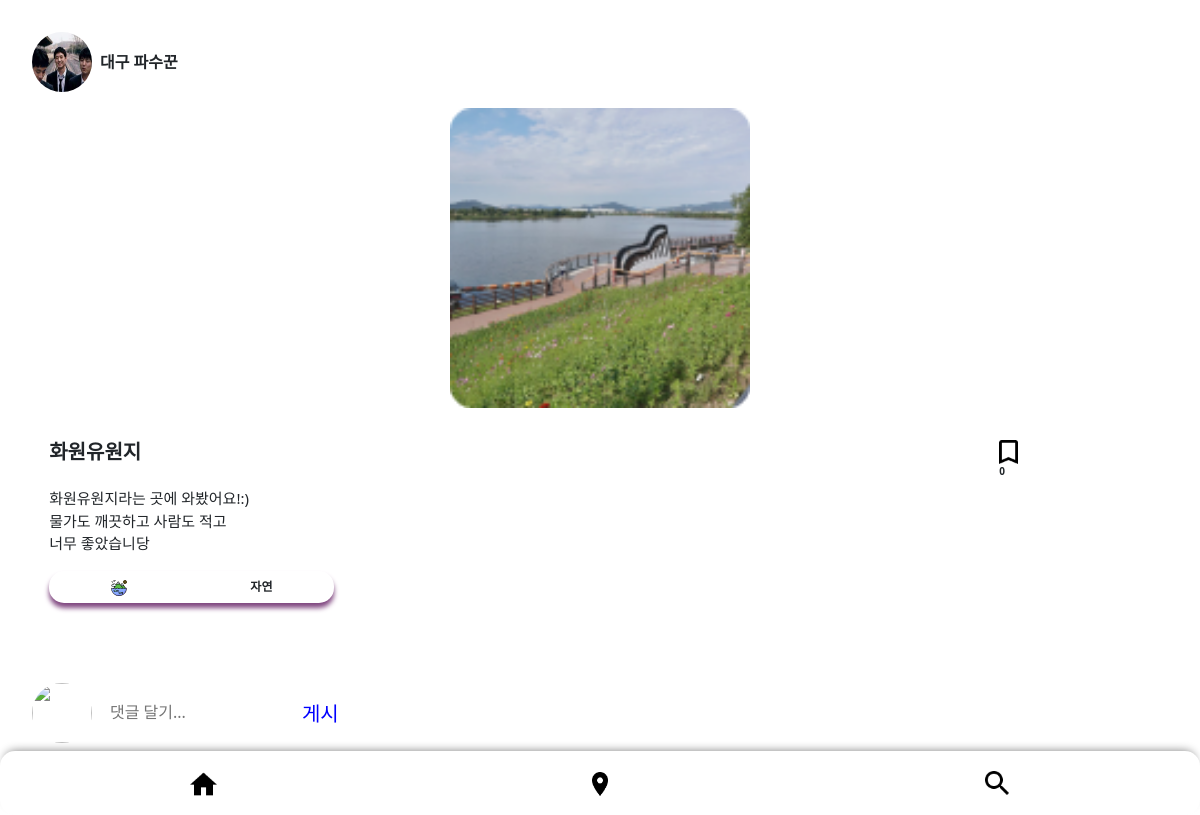
/detail/1, run on an earlier commit of the app's database.
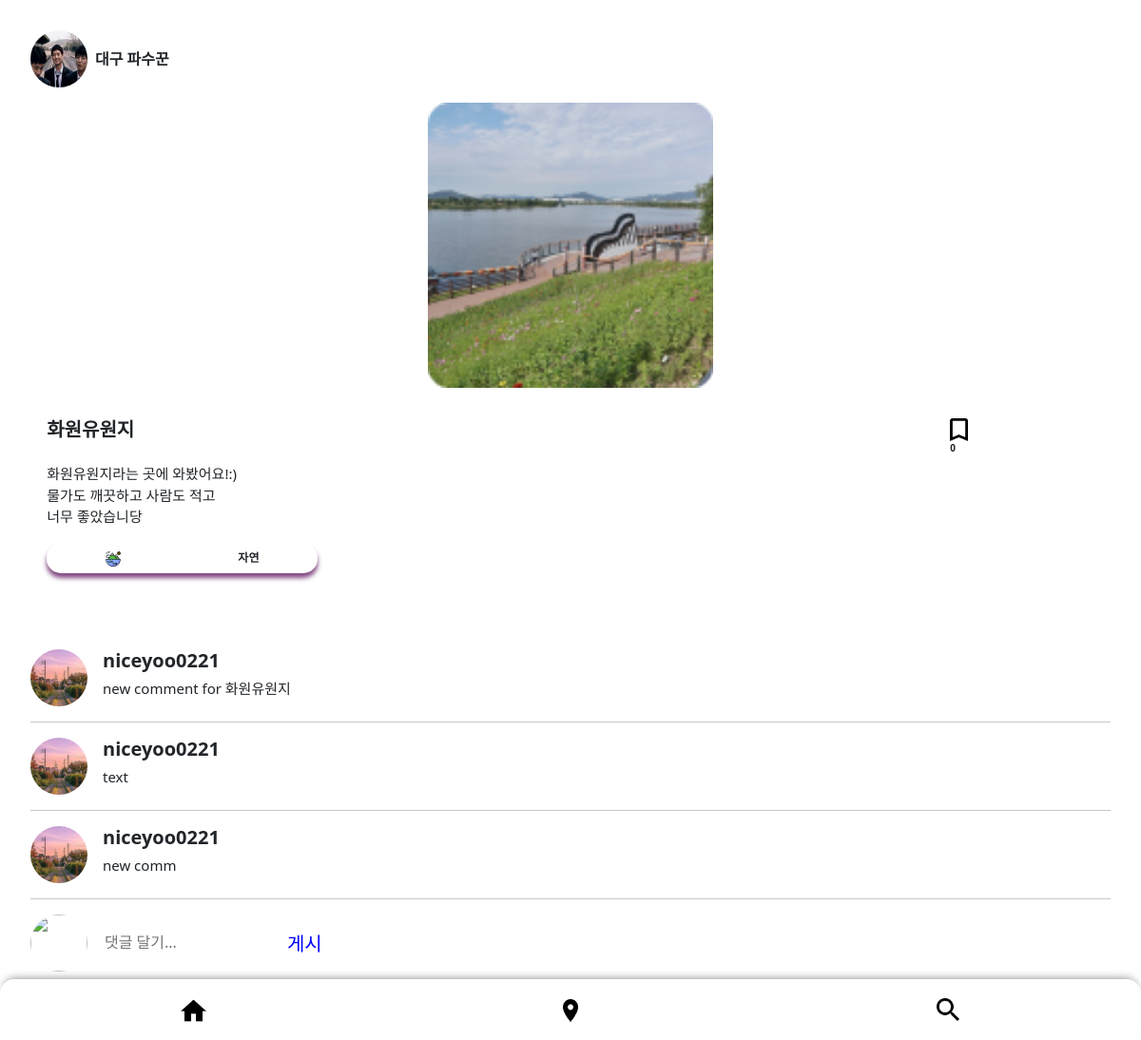
And on a later commit of the database.
### main/models.py (models this page shows, shortened)
class AdminPlace(models.Model):
    author=models.CharField(max_length=50, null=True)
    profile_img=models.ImageField(null=True)
    name=models.CharField(max_length=50)
    description=models.TextField()
    category=models.CharField(max_length=20)
    scrap_cnt=models.IntegerField(default=0)
    thumbnail=models.ImageField()
    hashtag=models.ForeignKey(HashRecommend, on_delete=models.CASCADE, null=True)

class AdminPlaceComment(models.Model):
    author=models.ForeignKey(User, on_delete=models.CASCADE)
    text=models.TextField()
    adminplace=models.ForeignKey(AdminPlace, on_delete=models.CASCADE)

### account/models.py (models this page shows)
class User(AbstractUser):
    profile_img=models.ImageField()

### main/views.py (the view)
# urls.py: path('detail/<int:adminplace_id>', views.detail, name="detail"),
def detail(request, adminplace_id):
    adminplace = AdminPlace.objects.get(pk=adminplace_id)
    if request.method == 'POST':
        comment = request.POST['text']
        AdminPlaceComment.objects.create(author=request.user, text=comment, adminplace=adminplace)
    return render(request, 'detail.html', {'adminplace':adminplace})

### main/templates/detail.html (shortened to what this page needs)
{% load static %}
<!DOCTYPE html>
<html lang="en">
<head>
    <link rel="stylesheet" href="{% static 'css/style.css' %}" />
    <link href="https://cdn.jsdelivr.net/npm/bootstrap@5.2.1/dist/css/bootstrap.min.css" rel="stylesheet">
</head>
<body>
    <section class="posting-total-box">
        <div class="writer-box">
            <img class="circle-img" style="height:60px;" src="{{ adminplace.profile_img.url }}">
            <div class="writer"><p style="margin:0; font-weight:bold;">{{ adminplace.author }}</p></div>
        </div>
        <div id="carouselExampleControls" class="carousel slide carousel-box" data-bs-ride="carousel">
            <div class="carousel-inner">
                <div class="carousel-item active d-flex justify-content-center">
                    <img class="carousel-img" src="{{ adminplace.thumbnail.url }}" class="d-block w-100">
                </div>
            </div>
        </div>
        <div class="text-box d-flex justify-content-center">
            <div class="container">
                <div class="row">
                    <h1 class="text-title col-10 p-0"><span>{{ adminplace.name }}</span></h1>
                    <div id="liveToastBtn" class="save-box col-2">
                        <img class="save-img row" id="scrap-btn-empty" src="{% static 'img/bin-scrap.png' %}">
                        <p class="save-text row" id="scrap">{{ adminplace.scrap_cnt }}</p>
                    </div>
                </div>
                <div class="toast-container position-fixed bottom-20 end-0 p-3">
                </div>
                <div class="text-content row">
                    {{adminplace.description|linebreaks}}
                </div>
                <div class="row">
                    <div class="type-box col-3 d-flex p-0">
                        {% if adminplace.category == "자연" %}
                        <span><img src="{% static 'img/category-nature.png' %}"></span>
                        {% elif adminplace.category == "카페" %}
                        <span><img src="{% static 'img/category-cafe.png' %}"></span>
                        {% elif adminplace.category == "식당" %}
                        <span><img src="{% static 'img/category-cafeteria.png' %}"></span>
                        {% elif adminplace.category == "여가/활동" %}
                        <span><img src="{% static 'img/category-activity.png' %}"></span>
                        {% else %}
                        <span><img src="{% static 'img/category-nature.png' %}"></span>
                        {% endif %}
                        <span class="type-text">{{adminplace.category}}</span>
                    </div>
                </div>
            </div>
        </div>
    </section>
    <div class="comment-card">
        {% for comment in adminplace.adminplacecomment_set.all %}
            <div class="comment-box">
                <img class="comment-img" src="{{ comment.author.profile_img.url }}">
                <div class="comment-writer">
                    <h1 class="comment-person">{{ comment.author }}</h1>
                    <p class="comment-content">{{ comment.text }}</p>
                </div>
            </div>
            <hr>
        {% endfor %}
        <div class="comment-box">
            <img class="comment-img" src="{{ user.profile_img.url }}">
            <form style="display: flex;" action="" method="post">
                <div class="comment-writer" style="padding-top:1rem;">
                    <input style="color:gray; margin:0; border: 0px;" id="text" name="text" placeholder="댓글 달기...">
                </div>
                <div>
                    <input class="comment-post" type="submit" value="게시">
                </div>
            </form>
        </div>
    </div>
    <div class="footer-list">
        <span class="footer-icon"><a href="{% url 'main' %}"><img style="height:1.5rem;" src="{% static 'img/home.png' %}"></a></span>
        <span class="footer-icon"><a href="{% url 'course' %}"><img style="height:1.5rem;" src="{% static 'img/location.png' %}"></a></span>
        <span class="footer-icon"><img style="height:1.5rem;" src="{% static 'img/search.png' %}"></span>
    </div>
</body>
</html>

### main/static/css/style.css (style rules this page uses)
.circle-img { width: 60px; height: 60px; border-radius: 30px 30px 30px 30px / 30px 30px 30px 30px; }
.footer-list { background-color:white; position:fixed; bottom:0; left:0; right:0; height:4rem; width:100vw; display:flex; justify-content:space-between; align-items:center; padding: 0; border-radius:15px; box-shadow:0px -5px 10px -5px gray; padding:0 0.5rem; }
.footer-icon { width:33%; display:flex; justify-content:center; }
.writer-box { display:flex; align-items: center; padding-left:2rem; }
.writer { margin-left:0.5rem; }
.carousel-box { padding:1rem 2rem 2rem 2rem; width:100%; }
.text-box { margin-left:2.4rem; }
.text-title { font-size:20px; font-weight:bold; padding-top:0; }
.text-content { font-size:15px; padding-top:0.5rem; }
.text-content > p { padding-left: 0px; }
.save-box { padding-left:10rem; }
.save-img { height:1.5rem; }
.save-text { font-weight:bold; font-weight:10px; margin:0; font-size:10px; }
.type-box { border-radius:15px; display:flex; align-items:center; justify-content:space-around; padding:0 1rem; width:5rem; height:2rem; box-shadow:0px 5px 5px rgb(129, 72, 129); }
.type-text { margin:0; font-size:12px; font-weight:bold; }
.comment-card { padding:2rem; padding-top:5rem; padding-bottom:4.5rem; }
.comment-box { display:flex; flex-direction: row; }
.comment-img { width: 60px; height:60px; padding:0; border-radius: 30px 30px 30px 30px / 30px 30px 30px 30px; }
.comment-writer { margin-left:0.5rem; padding-left:0.5rem; width: 60%; }
.comment-person { font-size:20px; font-weight:bold; margin:0; }
.comment-content { font-size:15px; margin:0; margin-top:0.4rem; }
.comment-post { color:blue; font-size:20px; margin:0; padding-top:1rem; padding-left:1rem; border: 0px; background-color: white; }
.posting-total-box { margin-top:2rem; padding-left:0; }
.carousel-img { height:300px; width:300px; }

What changed in the data, as far as the page shows it:
added AdminPlaceComment: author.profile_img (picture), author "niceyoo0221", text "new comment for 화원유원지"
added AdminPlaceComment: author.profile_img (picture), author "niceyoo0221", text "text"
added AdminPlaceComment: author.profile_img (picture), author "niceyoo0221", text "new comm"
